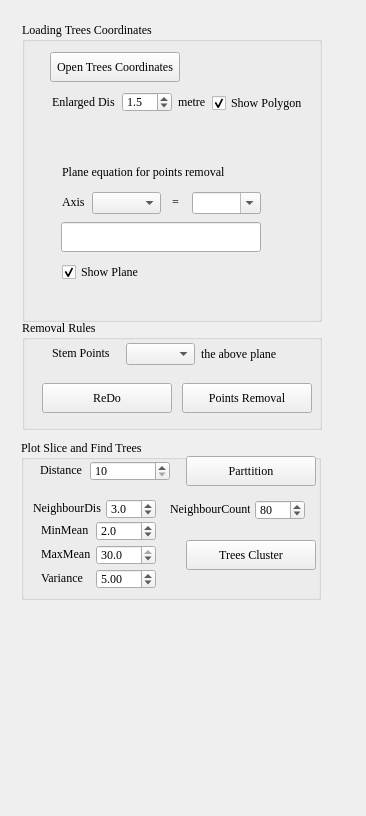
<?xml version="1.0" encoding="UTF-8"?>
<ui version="4.0">
 <class>FormPlotProcessing</class>
 <widget class="QWidget" name="FormPlotProcessing">
  <property name="geometry">
   <rect>
    <x>0</x>
    <y>0</y>
    <width>366</width>
    <height>816</height>
   </rect>
  </property>
  <property name="font">
   <font>
    <family>Times New Roman</family>
    <pointsize>9</pointsize>
   </font>
  </property>
  <property name="windowTitle">
   <string>Removal Stem Points By Plane Equation</string>
  </property>
  <widget class="QGroupBox" name="groupBox_3">
   <property name="geometry">
    <rect>
     <x>21</x>
     <y>440</y>
     <width>300</width>
     <height>160</height>
    </rect>
   </property>
   <property name="minimumSize">
    <size>
     <width>300</width>
     <height>160</height>
    </size>
   </property>
   <property name="maximumSize">
    <size>
     <width>80</width>
     <height>160</height>
    </size>
   </property>
   <property name="title">
    <string>Plot Slice and Find Trees</string>
   </property>
   <widget class="QDoubleSpinBox" name="doubleSpinBoxPartDistance">
    <property name="geometry">
     <rect>
      <x>69</x>
      <y>21</y>
      <width>80</width>
      <height>20</height>
     </rect>
    </property>
    <property name="minimumSize">
     <size>
      <width>80</width>
      <height>20</height>
     </size>
    </property>
    <property name="maximumSize">
     <size>
      <width>80</width>
      <height>20</height>
     </size>
    </property>
    <property name="decimals">
     <number>0</number>
    </property>
    <property name="minimum">
     <double>10.000000000000000</double>
    </property>
    <property name="maximum">
     <double>100.000000000000000</double>
    </property>
    <property name="singleStep">
     <double>10.000000000000000</double>
    </property>
    <property name="value">
     <double>10.000000000000000</double>
    </property>
   </widget>
   <widget class="QLabel" name="labelPlane_7">
    <property name="geometry">
     <rect>
      <x>19</x>
      <y>20</y>
      <width>70</width>
      <height>20</height>
     </rect>
    </property>
    <property name="minimumSize">
     <size>
      <width>70</width>
      <height>20</height>
     </size>
    </property>
    <property name="text">
     <string>Distance</string>
    </property>
   </widget>
   <widget class="QPushButton" name="pushButtonVerSlice">
    <property name="geometry">
     <rect>
      <x>165</x>
      <y>16</y>
      <width>130</width>
      <height>30</height>
     </rect>
    </property>
    <property name="minimumSize">
     <size>
      <width>130</width>
      <height>30</height>
     </size>
    </property>
    <property name="text">
     <string>Parttition</string>
    </property>
   </widget>
   <widget class="QPushButton" name="pushButtonTreeCluster">
    <property name="geometry">
     <rect>
      <x>165</x>
      <y>100</y>
      <width>130</width>
      <height>30</height>
     </rect>
    </property>
    <property name="minimumSize">
     <size>
      <width>130</width>
      <height>30</height>
     </size>
    </property>
    <property name="text">
     <string>Trees Cluster</string>
    </property>
   </widget>
   <widget class="QLabel" name="labelPlane_Mean">
    <property name="geometry">
     <rect>
      <x>20</x>
      <y>80</y>
      <width>70</width>
      <height>20</height>
     </rect>
    </property>
    <property name="minimumSize">
     <size>
      <width>70</width>
      <height>20</height>
     </size>
    </property>
    <property name="text">
     <string>MinMean</string>
    </property>
   </widget>
   <widget class="QDoubleSpinBox" name="doubleSpinBoxPartMinMean">
    <property name="geometry">
     <rect>
      <x>75</x>
      <y>81</y>
      <width>60</width>
      <height>20</height>
     </rect>
    </property>
    <property name="minimumSize">
     <size>
      <width>60</width>
      <height>20</height>
     </size>
    </property>
    <property name="maximumSize">
     <size>
      <width>60</width>
      <height>20</height>
     </size>
    </property>
    <property name="decimals">
     <number>1</number>
    </property>
    <property name="minimum">
     <double>1.000000000000000</double>
    </property>
    <property name="maximum">
     <double>30.000000000000000</double>
    </property>
    <property name="singleStep">
     <double>0.200000000000000</double>
    </property>
    <property name="value">
     <double>2.000000000000000</double>
    </property>
   </widget>
   <widget class="QDoubleSpinBox" name="doubleSpinBoxPartVariance">
    <property name="geometry">
     <rect>
      <x>75</x>
      <y>129</y>
      <width>60</width>
      <height>20</height>
     </rect>
    </property>
    <property name="minimumSize">
     <size>
      <width>60</width>
      <height>20</height>
     </size>
    </property>
    <property name="maximumSize">
     <size>
      <width>60</width>
      <height>20</height>
     </size>
    </property>
    <property name="decimals">
     <number>2</number>
    </property>
    <property name="minimum">
     <double>0.010000000000000</double>
    </property>
    <property name="maximum">
     <double>100.000000000000000</double>
    </property>
    <property name="singleStep">
     <double>0.500000000000000</double>
    </property>
    <property name="value">
     <double>5.000000000000000</double>
    </property>
   </widget>
   <widget class="QLabel" name="labelPlane_10">
    <property name="geometry">
     <rect>
      <x>20</x>
      <y>128</y>
      <width>70</width>
      <height>20</height>
     </rect>
    </property>
    <property name="minimumSize">
     <size>
      <width>70</width>
      <height>20</height>
     </size>
    </property>
    <property name="text">
     <string>Variance</string>
    </property>
   </widget>
   <widget class="QLabel" name="labelPlane_Mean_2">
    <property name="geometry">
     <rect>
      <x>20</x>
      <y>104</y>
      <width>70</width>
      <height>20</height>
     </rect>
    </property>
    <property name="minimumSize">
     <size>
      <width>70</width>
      <height>20</height>
     </size>
    </property>
    <property name="text">
     <string>MaxMean</string>
    </property>
   </widget>
   <widget class="QDoubleSpinBox" name="doubleSpinBoxPartMaxMean">
    <property name="geometry">
     <rect>
      <x>75</x>
      <y>105</y>
      <width>60</width>
      <height>20</height>
     </rect>
    </property>
    <property name="minimumSize">
     <size>
      <width>60</width>
      <height>20</height>
     </size>
    </property>
    <property name="maximumSize">
     <size>
      <width>60</width>
      <height>20</height>
     </size>
    </property>
    <property name="decimals">
     <number>1</number>
    </property>
    <property name="minimum">
     <double>1.000000000000000</double>
    </property>
    <property name="maximum">
     <double>30.000000000000000</double>
    </property>
    <property name="singleStep">
     <double>0.200000000000000</double>
    </property>
    <property name="value">
     <double>30.000000000000000</double>
    </property>
   </widget>
   <widget class="QDoubleSpinBox" name="doubleSpinBoxNeighbourDis">
    <property name="geometry">
     <rect>
      <x>85</x>
      <y>59</y>
      <width>50</width>
      <height>20</height>
     </rect>
    </property>
    <property name="minimumSize">
     <size>
      <width>50</width>
      <height>20</height>
     </size>
    </property>
    <property name="maximumSize">
     <size>
      <width>50</width>
      <height>20</height>
     </size>
    </property>
    <property name="decimals">
     <number>1</number>
    </property>
    <property name="minimum">
     <double>1.000000000000000</double>
    </property>
    <property name="maximum">
     <double>30.000000000000000</double>
    </property>
    <property name="singleStep">
     <double>0.200000000000000</double>
    </property>
    <property name="value">
     <double>3.000000000000000</double>
    </property>
   </widget>
   <widget class="QLabel" name="labelPlane_Mean_3">
    <property name="geometry">
     <rect>
      <x>12</x>
      <y>58</y>
      <width>70</width>
      <height>20</height>
     </rect>
    </property>
    <property name="minimumSize">
     <size>
      <width>70</width>
      <height>20</height>
     </size>
    </property>
    <property name="text">
     <string>NeighbourDis</string>
    </property>
   </widget>
   <widget class="QLabel" name="labelPlane_Mean_4">
    <property name="geometry">
     <rect>
      <x>149</x>
      <y>59</y>
      <width>80</width>
      <height>20</height>
     </rect>
    </property>
    <property name="minimumSize">
     <size>
      <width>70</width>
      <height>20</height>
     </size>
    </property>
    <property name="text">
     <string>NeighbourCount</string>
    </property>
   </widget>
   <widget class="QDoubleSpinBox" name="doubleSpinBoxNeighbourCount">
    <property name="geometry">
     <rect>
      <x>234</x>
      <y>60</y>
      <width>50</width>
      <height>20</height>
     </rect>
    </property>
    <property name="minimumSize">
     <size>
      <width>50</width>
      <height>20</height>
     </size>
    </property>
    <property name="maximumSize">
     <size>
      <width>50</width>
      <height>20</height>
     </size>
    </property>
    <property name="decimals">
     <number>0</number>
    </property>
    <property name="minimum">
     <double>2.000000000000000</double>
    </property>
    <property name="maximum">
     <double>100.000000000000000</double>
    </property>
    <property name="singleStep">
     <double>1.000000000000000</double>
    </property>
    <property name="value">
     <double>80.000000000000000</double>
    </property>
   </widget>
  </widget>
  <widget class="QGroupBox" name="groupBox">
   <property name="geometry">
    <rect>
     <x>22</x>
     <y>22</y>
     <width>300</width>
     <height>300</height>
    </rect>
   </property>
   <property name="minimumSize">
    <size>
     <width>300</width>
     <height>300</height>
    </size>
   </property>
   <property name="title">
    <string>Loading Trees Coordinates</string>
   </property>
   <widget class="QLabel" name="labelPlane_2">
    <property name="geometry">
     <rect>
      <x>40</x>
      <y>170</y>
      <width>30</width>
      <height>20</height>
     </rect>
    </property>
    <property name="minimumSize">
     <size>
      <width>30</width>
      <height>20</height>
     </size>
    </property>
    <property name="text">
     <string>Axis</string>
    </property>
   </widget>
   <widget class="QComboBox" name="comboBoxAxis">
    <property name="geometry">
     <rect>
      <x>70</x>
      <y>170</y>
      <width>69</width>
      <height>22</height>
     </rect>
    </property>
    <property name="font">
     <font>
      <family>Times New Roman</family>
      <pointsize>9</pointsize>
     </font>
    </property>
   </widget>
   <widget class="QLabel" name="labelPlane_3">
    <property name="geometry">
     <rect>
      <x>150</x>
      <y>170</y>
      <width>16</width>
      <height>20</height>
     </rect>
    </property>
    <property name="minimumSize">
     <size>
      <width>15</width>
      <height>20</height>
     </size>
    </property>
    <property name="text">
     <string>=</string>
    </property>
   </widget>
   <widget class="QCheckBox" name="checkBoxPlane">
    <property name="geometry">
     <rect>
      <x>40</x>
      <y>242</y>
      <width>181</width>
      <height>16</height>
     </rect>
    </property>
    <property name="text">
     <string>Show Plane</string>
    </property>
    <property name="checked">
     <bool>true</bool>
    </property>
   </widget>
   <widget class="QLabel" name="labelPlane">
    <property name="geometry">
     <rect>
      <x>40</x>
      <y>140</y>
      <width>221</width>
      <height>20</height>
     </rect>
    </property>
    <property name="minimumSize">
     <size>
      <width>110</width>
      <height>20</height>
     </size>
    </property>
    <property name="text">
     <string>Plane equation for points removal</string>
    </property>
   </widget>
   <widget class="QLineEdit" name="lineEditPlaneEquation">
    <property name="geometry">
     <rect>
      <x>39</x>
      <y>200</y>
      <width>200</width>
      <height>30</height>
     </rect>
    </property>
    <property name="minimumSize">
     <size>
      <width>180</width>
      <height>30</height>
     </size>
    </property>
    <property name="font">
     <font>
      <family>Times New Roman</family>
      <pointsize>9</pointsize>
     </font>
    </property>
   </widget>
   <widget class="QComboBox" name="comboBoxAxisValue">
    <property name="geometry">
     <rect>
      <x>170</x>
      <y>170</y>
      <width>69</width>
      <height>22</height>
     </rect>
    </property>
    <property name="font">
     <font>
      <family>Times New Roman</family>
      <pointsize>9</pointsize>
     </font>
    </property>
    <property name="editable">
     <bool>true</bool>
    </property>
   </widget>
   <widget class="QPushButton" name="pushButtonOpenCoordinates">
    <property name="geometry">
     <rect>
      <x>28</x>
      <y>30</y>
      <width>130</width>
      <height>30</height>
     </rect>
    </property>
    <property name="minimumSize">
     <size>
      <width>130</width>
      <height>30</height>
     </size>
    </property>
    <property name="text">
     <string>Open Trees Coordinates</string>
    </property>
   </widget>
   <widget class="QLabel" name="labelPlane_4">
    <property name="geometry">
     <rect>
      <x>30</x>
      <y>70</y>
      <width>110</width>
      <height>20</height>
     </rect>
    </property>
    <property name="minimumSize">
     <size>
      <width>110</width>
      <height>20</height>
     </size>
    </property>
    <property name="text">
     <string>Enlarged Dis</string>
    </property>
   </widget>
   <widget class="QCheckBox" name="checkShowConvexHull">
    <property name="geometry">
     <rect>
      <x>190</x>
      <y>73</y>
      <width>181</width>
      <height>16</height>
     </rect>
    </property>
    <property name="text">
     <string>Show Polygon</string>
    </property>
    <property name="checked">
     <bool>true</bool>
    </property>
   </widget>
   <widget class="QDoubleSpinBox" name="doubleSpinBoxDistance">
    <property name="geometry">
     <rect>
      <x>100</x>
      <y>70</y>
      <width>50</width>
      <height>20</height>
     </rect>
    </property>
    <property name="minimumSize">
     <size>
      <width>50</width>
      <height>20</height>
     </size>
    </property>
    <property name="maximumSize">
     <size>
      <width>50</width>
      <height>20</height>
     </size>
    </property>
    <property name="decimals">
     <number>1</number>
    </property>
    <property name="minimum">
     <double>0.500000000000000</double>
    </property>
    <property name="maximum">
     <double>5.000000000000000</double>
    </property>
    <property name="singleStep">
     <double>0.500000000000000</double>
    </property>
    <property name="value">
     <double>1.500000000000000</double>
    </property>
   </widget>
   <widget class="QLabel" name="labelPlane_8">
    <property name="geometry">
     <rect>
      <x>156</x>
      <y>70</y>
      <width>30</width>
      <height>20</height>
     </rect>
    </property>
    <property name="minimumSize">
     <size>
      <width>30</width>
      <height>20</height>
     </size>
    </property>
    <property name="maximumSize">
     <size>
      <width>30</width>
      <height>16777215</height>
     </size>
    </property>
    <property name="text">
     <string>metre</string>
    </property>
   </widget>
  </widget>
  <widget class="QGroupBox" name="groupBox_2">
   <property name="geometry">
    <rect>
     <x>22</x>
     <y>320</y>
     <width>300</width>
     <height>110</height>
    </rect>
   </property>
   <property name="minimumSize">
    <size>
     <width>300</width>
     <height>110</height>
    </size>
   </property>
   <property name="maximumSize">
    <size>
     <width>60</width>
     <height>110</height>
    </size>
   </property>
   <property name="title">
    <string>Removal Rules</string>
   </property>
   <widget class="QComboBox" name="comboBoxRule">
    <property name="geometry">
     <rect>
      <x>104</x>
      <y>23</y>
      <width>69</width>
      <height>22</height>
     </rect>
    </property>
    <property name="font">
     <font>
      <family>Times New Roman</family>
      <pointsize>9</pointsize>
     </font>
    </property>
   </widget>
   <widget class="QLabel" name="labelPlane_6">
    <property name="geometry">
     <rect>
      <x>179</x>
      <y>24</y>
      <width>100</width>
      <height>20</height>
     </rect>
    </property>
    <property name="minimumSize">
     <size>
      <width>100</width>
      <height>20</height>
     </size>
    </property>
    <property name="text">
     <string>the above plane </string>
    </property>
   </widget>
   <widget class="QLabel" name="labelPlane_5">
    <property name="geometry">
     <rect>
      <x>30</x>
      <y>23</y>
      <width>70</width>
      <height>20</height>
     </rect>
    </property>
    <property name="minimumSize">
     <size>
      <width>70</width>
      <height>20</height>
     </size>
    </property>
    <property name="text">
     <string>Stem Points</string>
    </property>
   </widget>
   <widget class="QPushButton" name="pushButtonRedo">
    <property name="geometry">
     <rect>
      <x>20</x>
      <y>63</y>
      <width>130</width>
      <height>30</height>
     </rect>
    </property>
    <property name="minimumSize">
     <size>
      <width>130</width>
      <height>30</height>
     </size>
    </property>
    <property name="text">
     <string>ReDo</string>
    </property>
   </widget>
   <widget class="QPushButton" name="pushButtonRemoval">
    <property name="geometry">
     <rect>
      <x>160</x>
      <y>63</y>
      <width>130</width>
      <height>30</height>
     </rect>
    </property>
    <property name="minimumSize">
     <size>
      <width>130</width>
      <height>30</height>
     </size>
    </property>
    <property name="text">
     <string>Points Removal</string>
    </property>
   </widget>
  </widget>
 </widget>
 <tabstops>
  <tabstop>comboBoxAxis</tabstop>
  <tabstop>comboBoxAxisValue</tabstop>
  <tabstop>lineEditPlaneEquation</tabstop>
  <tabstop>checkBoxPlane</tabstop>
  <tabstop>comboBoxRule</tabstop>
 </tabstops>
 <resources/>
 <connections/>
</ui>
